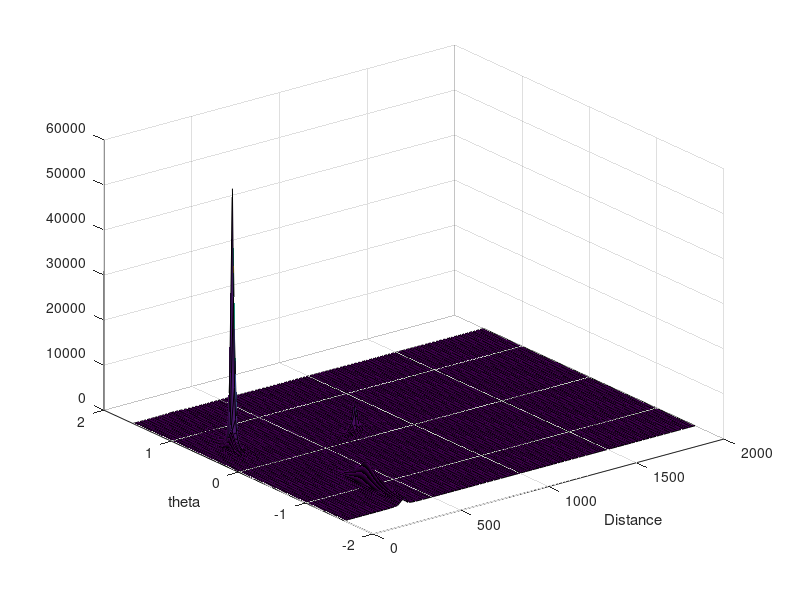

Here is the MATLAB script that generated this plot:
%%//////////////////////////////////////////////%%
%%       Theoretical testing programm           %%
%%             with modeled CSI                 %%
%%                                              %%
%% Properties: fixed amount of subcarriers (30) %%
%%  and antennas (3).                           %%
%%                                              %%
%% Programmed by Levitsky Ilya 2017             %%
%%//////////////////////////////////////////////%%

N = 30;             % of subcarriers
N_hlf = 15;
M = 3;              % of antennas

c = 3e10;           % cm/s
f = 5320e6;         % Hz
f_delta = 1250e3;   % Hz
d = 1;              % cm

D = 2*pi*d*f/c;
D_1 = 2*pi*f_delta/c;

n_thres = 4;

x = [1:N];
hlf1 = [1 : N_hlf]; hlf2 = [(N_hlf+1) : N];

x_1 = [hlf1, hlf1, hlf1];
x_2 = [hlf2, hlf2, hlf2];

for j = 1:1

    ToF = 1.68e-8;   % s
    Noise = 0.03;
    
    %{
    % Test 1 %
    sin1 = -60/335.4;   dist1 = 335.4;  ampl1 = 5;
    sin2 = 480/582.5;   dist2 = 582.5;  ampl2 = 5/5;
    sin3 = -360/488.4;  dist3 = 488.4;  ampl3 = 5/5;
    sin4 = -60/454.0;   dist4 = 454.0;  ampl4 = 5/5;
    %}
    %{
    % Test 2 %
    sin1 = 60/335.1;    dist1 = 335.1;  ampl1 = 5;
    sin2 = 220/413.4;   dist2 = 413.4;  ampl2 = 5/5;
    sin3 = -340/488.0;  dist3 = 488.0;  ampl3 = 5/5;
    sin4 = 60/553.3;    dist4 = 553.3;  ampl4 = 5/5;
    %}
    %{
    % Test 3 %
    sin1 = 0.01;        dist1 = 200;    ampl1 = 5;
    sin2 = 270/336;     dist2 = 336;    ampl2 = 5/5;
    sin3 = -290/352.3;	dist3 = 352.3;  ampl3 = 5/5;
    sin4 = 0.005;       dist4 = 700;    ampl4 = 5/5;
    %}
    
    % Test 4 %
    sin1 = 90/174;      dist1 = 174;    ampl1 = 5;
    sin2 = 190/242.1;   dist2 = 242.1;  ampl2 = 5/5;
    sin3 = -370/339.2;	dist3 = 339.2;  ampl3 = 5/5;
    sin4 = 130/761.2;   dist4 = 761.2;  ampl4 = 5/5;
    
    csi_1 = ones(M,N)*ampl1; 
    csi_2 = ones(M,N)*ampl2;
    csi_3 = ones(M,N)*ampl3;
    csi_4 = ones(M,N)*ampl4;
    
    for m = 1:M
        csi_1(m,:) = csi_1(m,:)*exp(-1i*(m-1)*D* sin1) + (rand(1,N)+1i*rand(1,N))*Noise;
    end
    for n = 1:N
        csi_1(:,n) = csi_1(:,n)*exp(-1i*(n-1)*D_1* dist1) + (rand(M,1)+1i*rand(M,1))*Noise;
    end
    
    for m = 1:M
        csi_2(m,:) = csi_2(m,:)*exp(-1i*(m-1)*D* sin2) + (rand(1,N)+1i*rand(1,N))*Noise;
    end
    for n = 1:N
        csi_2(:,n) = csi_2(:,n)*exp(-1i*(n-1)*D_1* dist2-1i*pi) + (rand(M,1)+1i*rand(M,1))*Noise;
    end
    
    for m = 1:M
        csi_3(m,:) = csi_3(m,:)*exp(-1i*(m-1)*D* sin3) + (rand(1,N)+1i*rand(1,N))*Noise;
    end
    for n = 1:N
        csi_3(:,n) = csi_3(:,n)*exp(-1i*(n-1)*D_1* dist3-1i*pi) + (rand(M,1)+1i*rand(M,1))*Noise;
    end
    
    for m = 1:M    
        csi_4(m,:) = csi_4(m,:)*exp(-1i*(m-1)*D* sin4-1i*pi) + (rand(1,N)+1i*rand(1,N))*Noise;
    end
    for n = 1:N
        csi_4(:,n) = csi_4(:,n)*exp(-1i*(n-1)*D_1* dist4) + (rand(M,1)+1i*rand(M,1))*Noise;
    end
    
    
    csi = csi_1+csi_2+csi_3+csi_4;


    %{
    y1_1 = angle(csi(1,hlf1));                        %y(i)_j - i-th antenna
    y1_1 = unwrap(y1_1);                               % and j-th half of spectum
    y2_1 = angle(csi(2,hlf1));
    y2_1 = unwrap(y2_1);
    y3_1 = angle(csi(3,hlf1));
    y3_1 = unwrap(y3_1);
    
    y1_2 = angle(csi(1,hlf2));
    y1_2 = unwrap(y1_2);
    y2_2 = angle(csi(2,hlf2));
    y2_2 = unwrap(y2_2);
    y3_2 = angle(csi(3,hlf2));
    y3_2 = unwrap(y3_2);

    y_1 = [y1_1,y2_1,y3_1];
    y_2 = [y1_2,y2_2,y3_2];
    
    p_1 = polyfit(x_1, y_1, 1);                               %p(1) = 2 * pi * f_delta * tau_s
    p_2 = polyfit(x_1, y_1, 1); 
    
    figure(1)
    plot(x,[y1_1,y1_2],x,[y2_1,y2_2],x,[y3_1,y3_2]);
    xlabel('Subcarrier index'); ylabel('phase');
    
    for n = hlf1
        csi(:,n) = csi(:,n)*exp(-i*((n-1)*p_1(1)+p_1(2)));
    end
    for n = hlf2    
        csi(:,n) = csi(:,n)*exp(-i*((n-1)*p_2(1)+p_2(2)));
    end

    
    y1_1 = angle(csi(1,hlf1));
    y2_1 = angle(csi(2,hlf1));
    y3_1 = angle(csi(3,hlf1));
    
    y1_2 = angle(csi(1,hlf2));
    y2_2 = angle(csi(2,hlf2));
    y3_2 = angle(csi(3,hlf2));
    
    y1 = unwrap([y1_1,y1_2]);
    y2 = unwrap([y2_1,y2_2]);
    y3 = unwrap([y3_1,y3_2]);

    figure(2)
    plot(x,y1,x,y2,x,y3);
    %hold on
    grid on
    %}
    
    csi1 = zeros(15,16);
    csi2 = zeros(15,16);
    csi3 = zeros(15,16);
    
    for n = 1:15    
        csi1(n,:) = csi(1,n:15+n);
        csi2(n,:) = csi(2,n:15+n);
        csi3(n,:) = csi(3,n:15+n);
    end

    X = [csi1,csi2;csi2,csi3];
    
    [E_N,eigv] = eig(X*X');
    
    E_N(:,n_thres+1:N) = [];
    
    dist_res = 100; theta_res = 200;
    dist_max = 2000; theta_max = pi/2;    % Maximum distance is 24000 cm
    P = zeros(theta_res,dist_res);
    
    Tau_max = D_1 * dist_max;
    
    n_theta = 0;
    for theta = linspace(-theta_max,theta_max,theta_res)
        n_theta = n_theta+1;
        
        n_dist = 0;
        for Tau = linspace(0,Tau_max,dist_res)
            n_dist = n_dist+1;
            
            power = 0:1:14;
            a_H1 = exp(1i*power*Tau);
            a_H = [a_H1, a_H1*exp(1i*D*sin(theta))];
            a_H_E_N = a_H * E_N;
            P(n_theta,n_dist) = 1/(a_H_E_N * a_H_E_N');
            
        end
    end
  
    figure(4);
    s = surf(linspace(0,dist_max,dist_res),linspace(-theta_max,theta_max,theta_res),P);
    xlabel('Distance'); ylabel('theta');
    hold on
    
end
hold off
